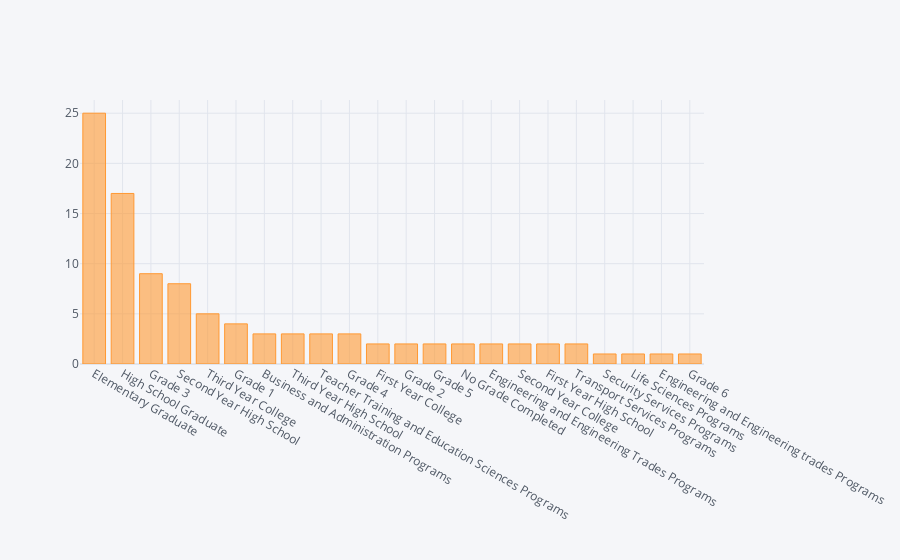

Notebook code for this chart:
### Code cell
var_categ['Household Head Highest Grade Completed'].value_counts().iplot(kind='bar')

### Figure 1 — Plotly figure (JSON) as saved in the notebook; plotly's stock layout.template omitted (floating-point values rounded to 4 significant figures)
{"data": [{"marker": {"color": "rgba(255, 153, 51, 0.6)", "line": {"color": "rgba(255, 153, 51, 1.0)", "width": 1}}, "name": "Household Head Highest Grade Completed", "orientation": "v", "text": "", "type": "bar", "x": ["Elementary Graduate", "High School Graduate", "Grade 3", "Second Year High School", "Third Year College", "Grade 1", "Business and Administration Programs", "Third Year High School", "Teacher Training and Education Sciences Programs", "Grade 4", "First Year College", "Grade 2", "Grade 5", "No Grade Completed", "Engineering and Engineering Trades Programs", "Second Year College", "First Year High School", "Transport Services Programs", "Security Services Programs", "Life Sciences Programs", "Engineering and Engineering trades Programs", "Grade 6"], "y": [25, 17, 9, 8, 5, 4, 3, 3, 3, 3, 2, 2, 2, 2, 2, 2, 2, 2, 1, 1, 1, 1]}], "layout": {"legend": {"bgcolor": "#F5F6F9", "font": {"color": "#4D5663"}}, "paper_bgcolor": "#F5F6F9", "plot_bgcolor": "#F5F6F9", "title": {"font": {"color": "#4D5663"}}, "xaxis": {"gridcolor": "#E1E5ED", "showgrid": true, "tickfont": {"color": "#4D5663"}, "title": {"font": {"color": "#4D5663"}, "text": ""}, "zerolinecolor": "#E1E5ED"}, "yaxis": {"gridcolor": "#E1E5ED", "showgrid": true, "tickfont": {"color": "#4D5663"}, "title": {"font": {"color": "#4D5663"}, "text": ""}, "zerolinecolor": "#E1E5ED"}}}
